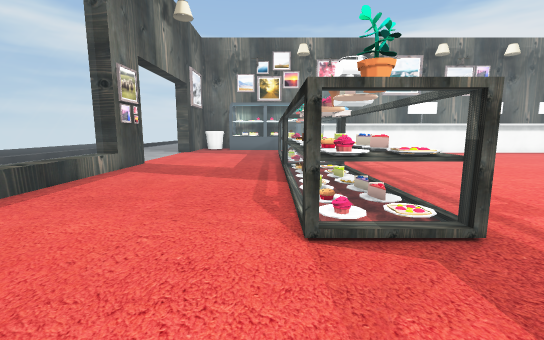
[1] (above)

21 first-person views from a walk through a 3-D level made in the Unity game engine. The camera is 1.5 m above the floor, tilts 8° down and sees 90° across. The floor is counted in squares, 1 m on a side. Each view is taken from the middle of a square. On the plan, view 1 faces up. The plan holds only what a view shows up to about 14 squares ahead; the rest is blank. The place goes on beyond the plan. Some animated figures are not drawn. Some surface patterns are stand-ins.

[2]
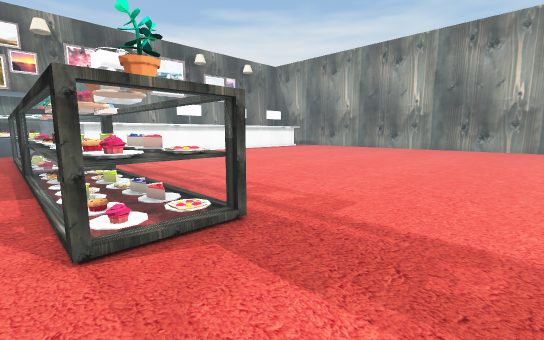

[3]
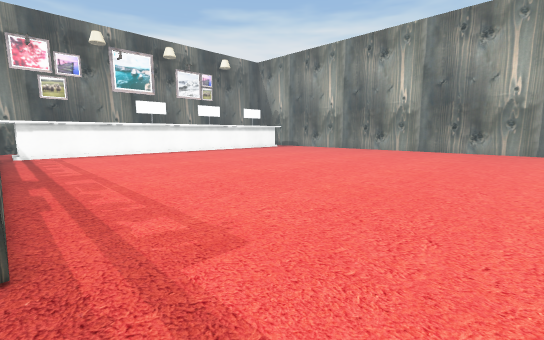

[4]
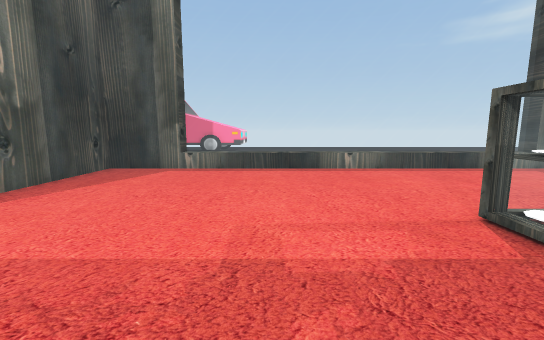

[5]
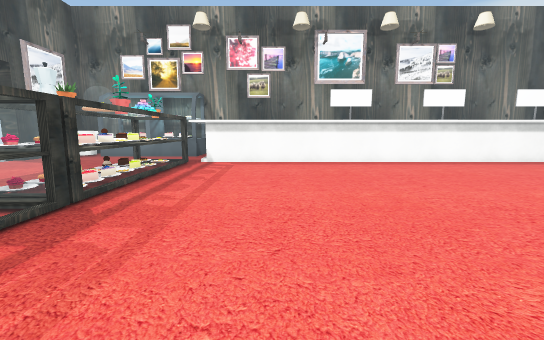

[6]
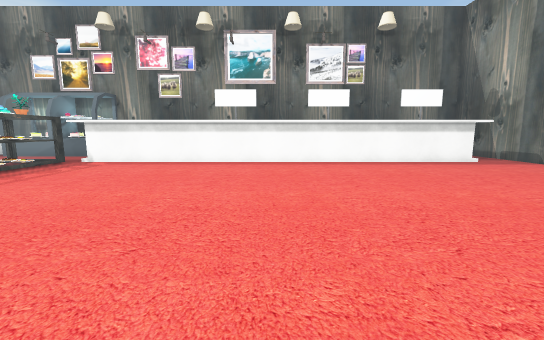

[7]
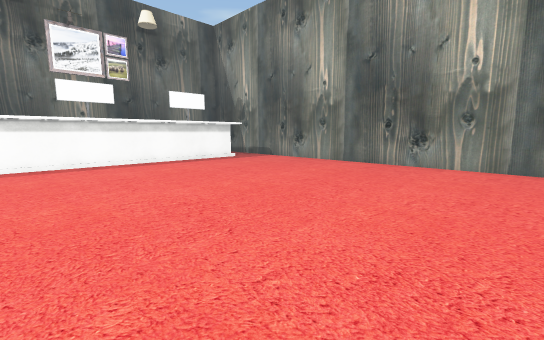

[8]
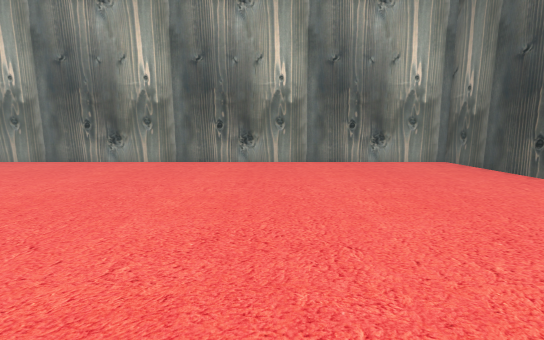

[9]
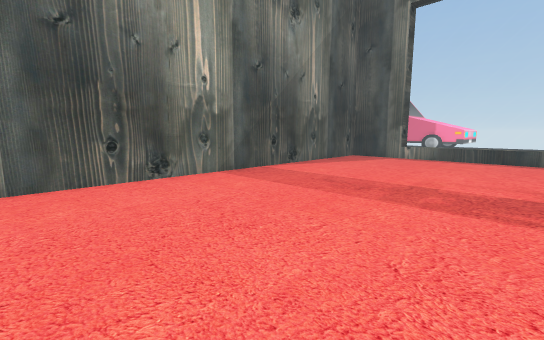

[10]
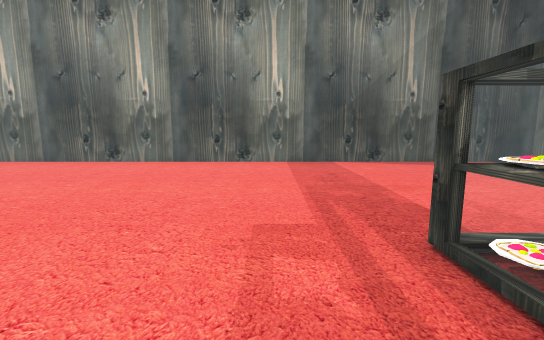

[11]
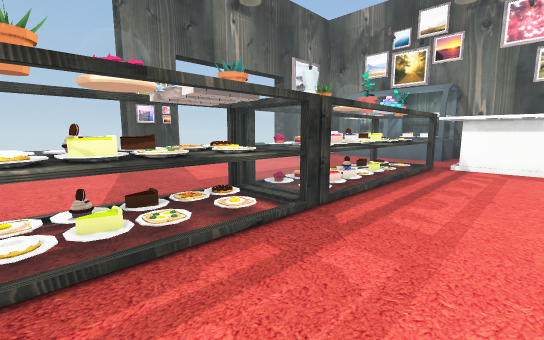

[12]
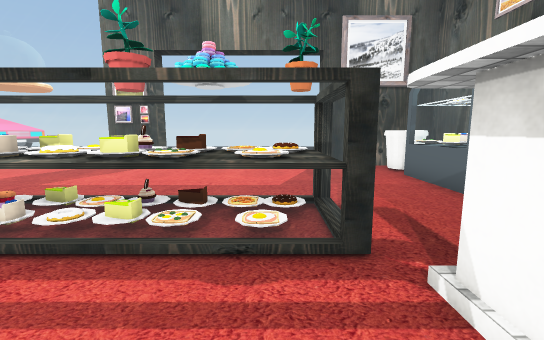

[13]
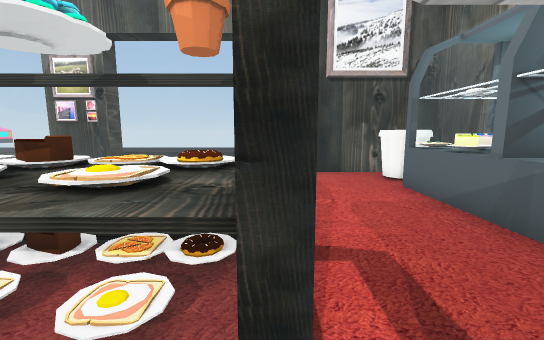

[14]
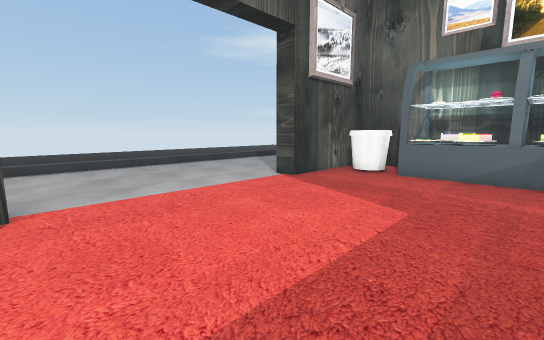

[15]
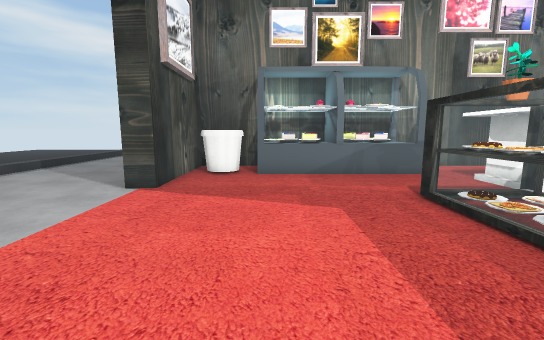

[16]
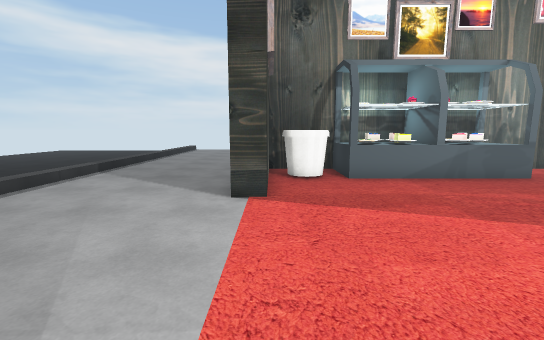

[17]
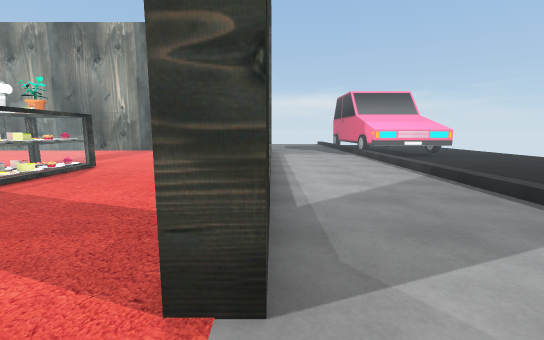

[18]
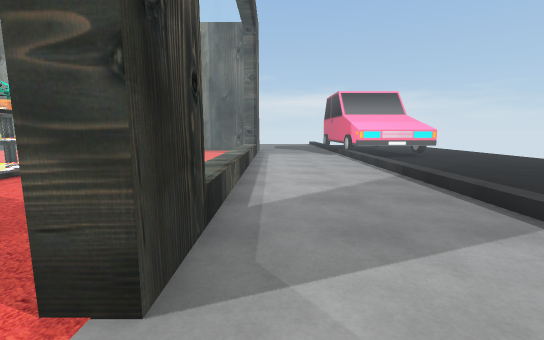

[19]
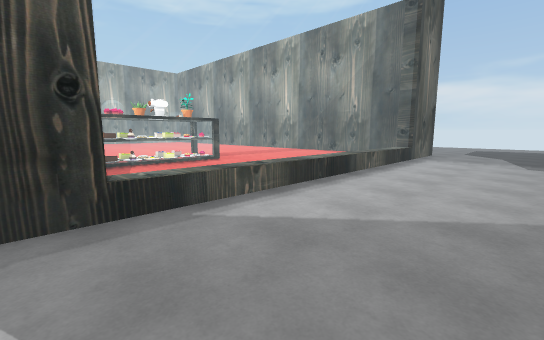

[20]
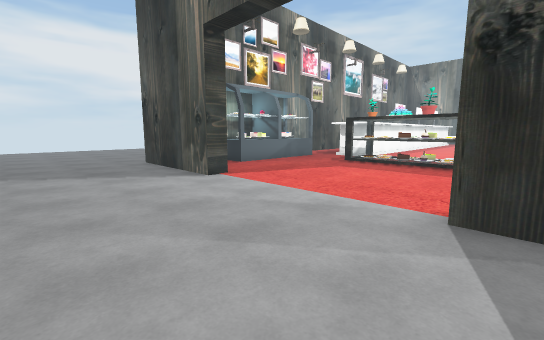

[21]
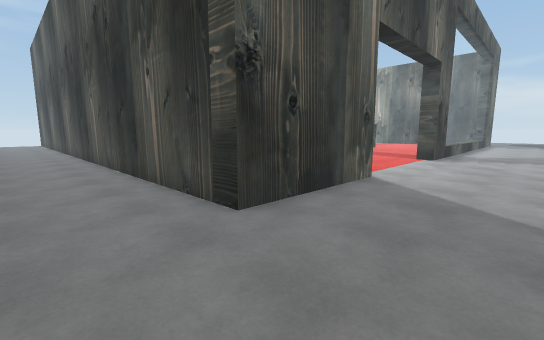

### Floor plan
Key: @ floor where view 1 was taken; # wall or solid block; . floor; = window, fence, low wall or low ledge; ^ raised ledge; M machine; P pot; B bin; O other object.
Columns run from 12 left of view 1 to 26 right of it. Each row starts with its distance up from view 1.
 29 .....................
 28 .....................
 27 ....................
 26 .....##############
 25 .....####OOOOO######
 24 .....##BBOOOOOO....
 23 .....##BBOOOOOO...
 22 .....##..........
 21 .....##.........#
 20 .....##.........####################..#
 19 .............==#......................#
 18 .............OO=......................
 17 .............OO=.....................
 16 .............OO=....................  #
 15 .............OO=......................#
 14 .............OO=......................#
 13 .....##......OO=......................#
 12 .....##......=P=......................#
 11 .....##......==#......................#
 10 .....=^......OO=......................#
  9 .....=^......OO=......................#
  8 .....=^......OO=......................#
  7 .....=^...... O=......................#
  6 .....=^......OM=......................#
  5 .....=^......OO=......................#
  4 .....=^......OO#......................#
  3 .....=^...............................#
  2 .....=^...............................#
  1 .....=^...............................#
  0 .....=^.....@.........................#
 -1 .....=^...............................#
 -2 .....=^...............................#
 -3 .....=^...............................#
 -4 .....##...............................#
 -5 ....  #...............................#
 -6 ...   #...............................#
 -7 ..    #################################

Positions as (right, up) in squares from view 1, and headings:
1: (0, 0), facing up
2: (0, 0), facing up-right
3: (3, 0), facing up-right
4: (5, 0), facing left
5: (7, 6), facing up
6: (13, 6), facing up
7: (13, 6), facing up-right
8: (12, 2), facing right
9: (10, 2), facing down-left
10: (5, 7), facing down
11: (6, 7), facing up-left
12: (6, 18), facing left
13: (4, 19), facing left
14: (0, 13), facing up-left
15: (-3, 13), facing up
16: (-6, 14), facing up
17: (-7, 15), facing down
18: (-8, 15), facing down
19: (-12, 12), facing down-right
20: (-12, 12), facing up-right
21: (-11, 29), facing down-right
